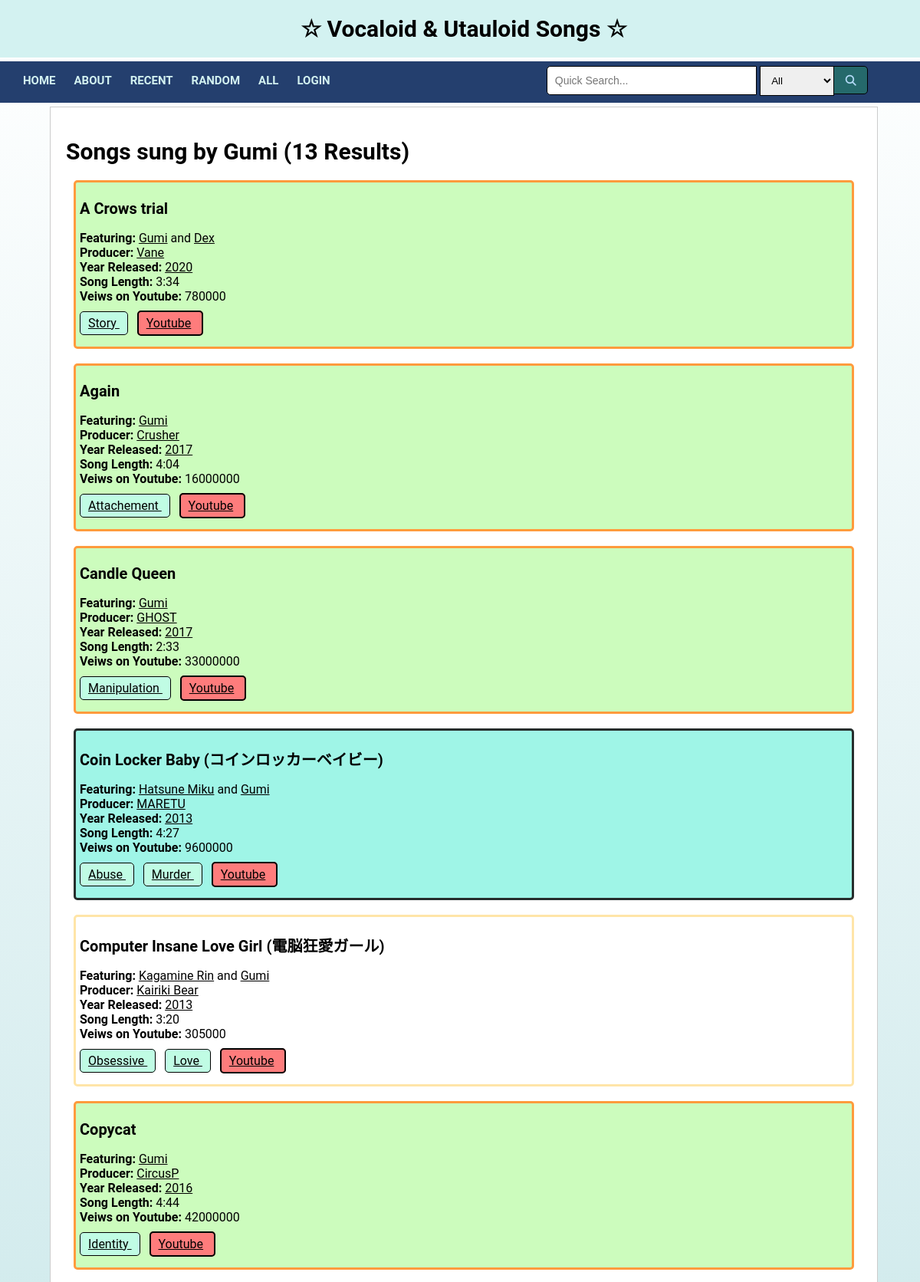
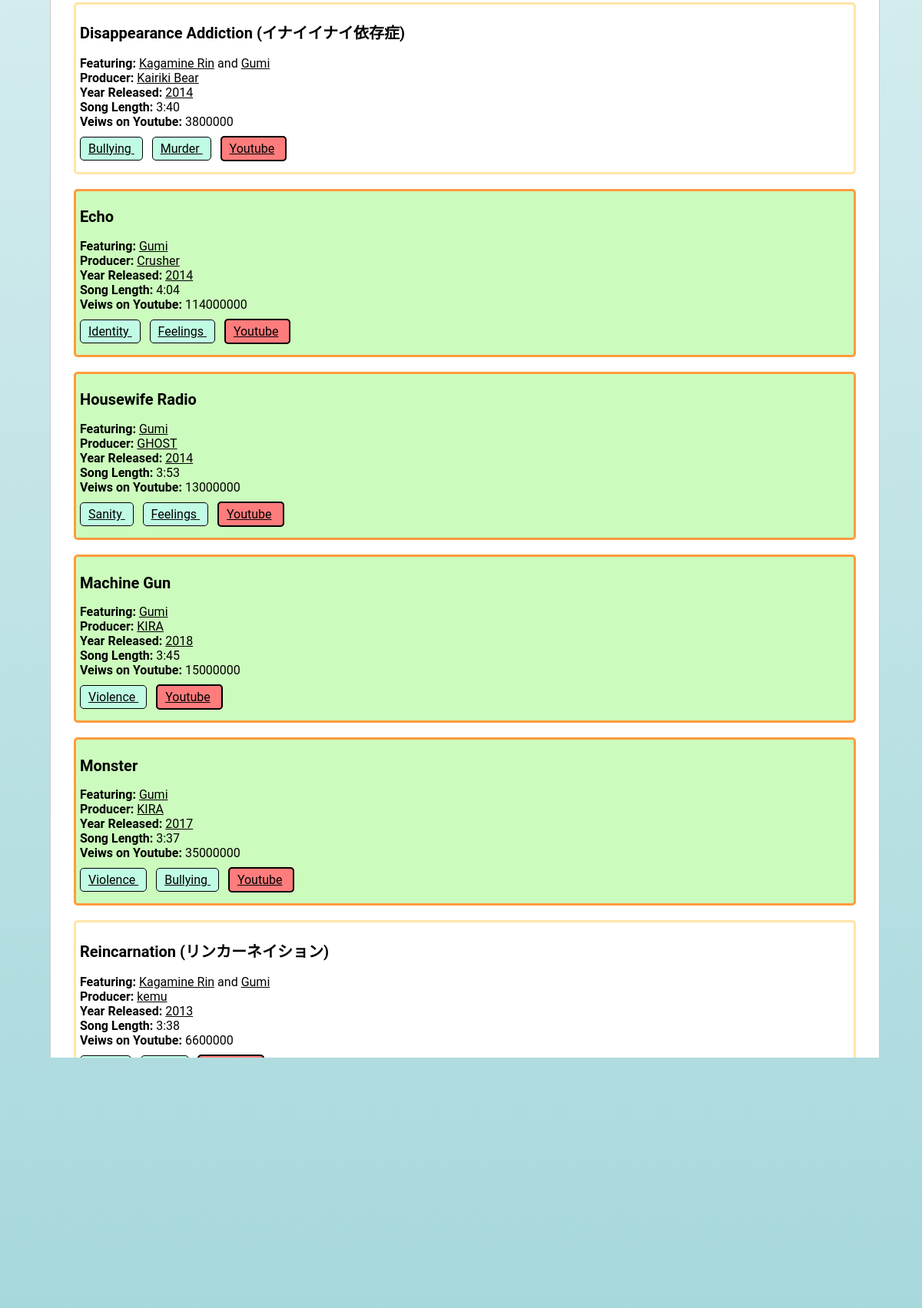
Page /index.php?page=all_results&search=singer&singer=11 (upper part) on the committed database (2 pictures, top to bottom).
### tables this page shows
CREATE TABLE `characters` (
  `ID` int NOT NULL AUTO_INCREMENT,
  `name` text NOT NULL,
  PRIMARY KEY (`ID`)
);

CREATE TABLE `songs` (
  `ID` int NOT NULL AUTO_INCREMENT,
  `song_eng` text NOT NULL,
  `song_jpn` text NOT NULL,
  `vocaloid` tinyint(1) NOT NULL,
  `character_1` int NOT NULL,
  `character_2` int NOT NULL,
  `producer` int NOT NULL,
  `year` int NOT NULL,
  `minutes` int NOT NULL,
  `seconds` int NOT NULL,
  `theme_1` int NOT NULL,
  `theme_2` int NOT NULL,
  `veiws` int NOT NULL,
  `yt_link` text NOT NULL,
  PRIMARY KEY (`ID`)
);

CREATE TABLE `producer` (
  `ID` int NOT NULL AUTO_INCREMENT,
  `name` text NOT NULL,
  PRIMARY KEY (`ID`)
);

CREATE TABLE `theme` (
  `ID` int NOT NULL AUTO_INCREMENT,
  `theme` text NOT NULL,
  PRIMARY KEY (`ID`)
);

### content/all_results.php (called while the page is built, shortened)
<?php
$search_type = clean_input($dbconnect, $_REQUEST['search']);
if ($search_type == "all") {
	$heading = "All Results";
	$sql_conditions = "";
}
else if ($search_type == "recent") {
	$heading = "Recently Added Songs";
	$sql_conditions = "ORDER BY s.ID DESC LIMIT 10";
}
else if ($search_type == "random") {
	$number = $_REQUEST['random'];
	$heading = "Random Songs";
	$sql_conditions = "ORDER BY RAND() LIMIT $number";
}
else if ($search_type == "producer") {
	$producer_id = $_REQUEST['producer'];
	$heading = "";
	$heading_type = "producer";
	$sql_conditions = "WHERE p.ID = $producer_id";
}
else if ($search_type == "singer") {
	$singer_id = $_REQUEST['singer'];
	$sql_conditions = "
	WHERE
	c1.ID LIKE '$singer_id'
	OR c2.ID LIKE '$singer_id'
	";
}
include("results.php");
?>

### functions.php (called while the page is built, shortened)
<?php
function get_data($dbconnect, $more_condition=null) {
	$find_sql = "SELECT
	s.*,
	s.ID AS songID,
	p.*,
	c1.ID AS c1ID,
	c2.ID AS c2ID,
	c1.name AS character1,
	c2.name AS character2,
	t1.theme AS theme1,
	t2.theme AS theme2
	FROM songs s
	JOIN producer p ON p.ID = s.producer
	JOIN characters c1 ON s.character_1 = c1.ID
	JOIN characters c2 ON s.character_2 = c2.ID
	JOIN theme t1 ON s.theme_1 = t1.ID
	JOIN theme t2 ON s.theme_2 = t2.ID
	 ";
	if($more_condition != null) {
		$find_sql .= $more_condition;
	}
	$find_query = mysqli_query($dbconnect, $find_sql);
	$find_count = mysqli_num_rows($find_query);
	return $find_query_count = array($find_query, $find_count);
	}
function get_item_name($dbconnect, $table, $column, $ID)
	{
		$find_sql = "SELECT * FROM $table WHERE $column = $ID";
		$find_query = mysqli_query($dbconnect, $find_sql);
		$find_rs = mysqli_fetch_assoc($find_query);
		return $find_rs;
	}
?>

### content/results.php (the view, shortened to what this page needs)
<?php
$all_results = get_data($dbconnect, $sql_conditions);
$find_query = $all_results[0];
$find_count = $all_results[1];
if($find_count == 1) {
	$result_s = "Result";
}
else {
	$result_s = "Results";
}
if($find_count > 0) {
if($heading != "") {
	$heading = "<h1>$heading ($find_count $result_s)</h1>";
}
elseif ($heading_type=="producer") {
	$producer_rs = get_item_name($dbconnect, 'producer', 'ID', $producer_id);
	$producer_name = $producer_rs['name'];
	$heading = "<h1>$producer_name Songs ($find_count $result_s)</h1>";
}
elseif ($heading_type=="singer") {
	$singer_rs = get_item_name($dbconnect, 'characters', 'ID', $singer_id);
	$singer_name = $singer_rs['name'];
	$heading = "<h1>Songs sung by $singer_name ($find_count $result_s)</h1>";
}
elseif ($heading_type=="year") {
	$heading = "<h1>Songs released in $the_year ($find_count $result_s)</h1>";
}
elseif ($heading_type=="theme") {
	$theme_name = ucwords($theme_name);
	$heading = "<h1>$theme_name Songs ($find_count $result_s)</h1>";
}
elseif ($heading_type=="delete_song") {
	$heading = "
	<h1>Delete Song - Are you sure?</h1>
	<p>Do you really want to delete the song entry in the box below?</p>";
}
elseif ($heading_type=="edit_success") {
	$heading = "
	<h1>Edit Song Entry Success</h1>
	<p>you have successfully edited this entry. The entry is now...</p>";
}
elseif ($heading_type=="song_success") {
	$heading = "
	<h1>Insert Song Success</h1>
	<p>You have successfully inserted the following song....</p>";
}
elseif ($heading_type=="none") {
	$heading = "<h1>Sorry there was no result for </h1>";
}
echo $heading;
while($find_rs = mysqli_fetch_assoc($find_query)) {
    $song = $find_rs['song_eng'];
	$japanese = $find_rs['song_jpn'];
    $producer = $find_rs['name'];
	$producer_id = $find_rs['producer'];
	$producer_find = $producer_id;
	$year = $find_rs['year'];
	$veiws = $find_rs['veiws'];
	$singer = $find_rs['character1'];
	$singer_ID = $find_rs['c1ID'];
	$singer_find = $singer_ID;
	$backup = $find_rs['character2'];
	$backup_ID = $find_rs['c2ID'];
	$backup_find = $backup_ID;
    $theme1 = $find_rs['theme1'];
    $theme2 = $find_rs['theme2'];
	$minutes = $find_rs['minutes'];
	$original_seconds = $find_rs['seconds'];
	if(strlen($original_seconds)==1){
	$seconds = sprintf('%02d', $original_seconds);}
	else{
	$seconds = $original_seconds;}
    $all_themes = array($theme1, $theme2);
	$yt_link = $find_rs['yt_link'];
	$singer_exploded = explode(' ', $singer);
	$last_name = array_pop($singer_exploded);
	$lower_last_name = strtolower($last_name);
	$singer_list = ["neru", "avanna", "case", "diva", "gackpo", "daina", "dex", "flower", "fukase", "gumi",
					"miku", "koto", "ia", "yuki", "len", "rin", "kaito", "teto", "lily", "mayu", "luka", "meiko",
					"oliver", "una", "seeu", "rion", "piko", "yuma"];
	if (in_array($lower_last_name, $singer_list)) {
		$results = $lower_last_name;
	}
	else {
		$results = "undefined";
	}
    ?>
 <div class="results <?php echo $results;?>">
		<h2><?php
			if ($japanese == "") {
				echo $song;
			}
			else {
				echo "$song ($japanese)";
			}
		?></h2>
		<?php
		if ($backup == "") {
			?>
			<span style="font-weight: bold;">Featuring: </span>
			<span><a class="fast_click" href="index.php?page=all_results&search=singer&singer=<?php echo $singer_find?>">
			<?php echo $singer; ?></a></span> <?php
		}
		 else {
			?>
			<span style="font-weight: bold;">Featuring: </span>
			<span><a class="fast_click" href="index.php?page=all_results&search=singer&singer=<?php echo $singer_find?>">
			<?php echo $singer; ?></a></span> and
	 		<span><a class="fast_click" href="index.php?page=all_results&search=singer&singer=<?php echo $backup_find?>">
			<?php echo $backup; ?></a></span><?php
		}
		?> <br>
        	<?php echo "<span style='font-weight: bold;'>Producer:</span>
			<span><a class='fast_click' href='index.php?page=all_results&search=producer&producer=$producer_find'>
			 $producer</a></span>"; ?><br>
		<span style='font-weight: bold;'>Year Released:</span>
	 	<span><a class="fast_click" href="index.php?page=all_results&search=year&year=<?php echo $year ?>"><?php echo $year; ?> </a></span><br>
		<?php echo "<span style='font-weight: bold;'>Song Length:</span> $minutes:$seconds";?><br>
		<?php echo "<span style='font-weight: bold;'>Veiws on Youtube:</span> $veiws";?><br>
        <p>
		<?php
        foreach($all_themes as $theme) {
            if ($theme != "n/a") {
				$theme = ucwords($theme);
                ?>
			<span class="tag">
				<a class="fast_click" href="index.php?page=all_results&search=theme&theme_name=<?php echo $theme; ?>">
					<?php echo $theme; ?>
				</a>
			</span>
			<?php
            }
        }
		?>
		<span class="youtube">
			<a class="fast_click" target="_blank" href=<?php echo $yt_link?>>Youtube</a>
		</span>
		</p>
</div>
<br/>
<?php
}
}
else {
	$heading = "<h1>Sorry, but there was no result for: $search_term</h1>";
	echo $heading;
}
?>

### theme/l3_data_style.css (style rules this page uses)
body { margin: auto; overflow-x:hidden; color: #000; font-family: "Roboto", sans-serif; background-image: linear-gradient(#ffffff, #A2D6DA); background-size: auto; background-attachment: fixed; }
a:nth-child(1) { padding: 0 10px 0 30px; }
a.fast_click { padding: 0; }
a.fast_click:link { color: inherit; }
h1 { font-family: "Roboto", sans-serif; font-weight: bold; font-size: 30px; }
h2 { font-family: "Roboto", sans-serif; font-weight: bold; font-size: 20px; }
p { font-family: "Roboto", sans-serif; }
.results { border-radius: 5px; padding: 5px; margin-left: 10px; margin-right: 10px; }
.gumi { background-color: #ccfcbd; border: 3px solid #ff9b3d; }
.miku { background-color: #9ff5e7; border: 3px solid #262e2d; }
.rin { background-color: #fff; border: 3px solid #ffe5a8; }
.tag { background-color: #c0fce4; padding: 5px; padding-left: 10px; padding-right: 10px; color: #000; border: solid 1px #000; border-radius: 5px; }
.youtube { background-color: #FE7C7C; padding: 5px; padding-left: 10px; padding-right: 10px; color: #000; border: solid 2px #000; border-radius: 5px; }
* { box-sizing: border-box }

### rows in the picture
characters: name "Gumi"
songs: song_eng "A Crows trial", characters.name "Gumi", characters.name "Dex", producer.name "Vane", year "2020", minutes "3", seconds "34", veiws "780000", theme.theme "Story"
songs: song_eng "Again", characters.name "Gumi", producer.name "Crusher", year "2017", minutes "4", seconds "04", veiws "16000000", theme.theme "Attachement"
songs: song_eng "Candle Queen", characters.name "Gumi", producer.name "GHOST", year "2017", minutes "2", seconds "33", veiws "33000000", theme.theme "Manipulation"
songs: song_eng "Coin Locker Baby", song_jpn "コインロッカーベイビー", characters.name "Hatsune Miku", characters.name "Gumi", producer.name "MARETU", year "2013", minutes "4", seconds "27", veiws "9600000", theme.theme "Abuse", theme.theme "Murder"
songs: song_eng "Computer Insane Love Girl", song_jpn "電脳狂愛ガール", characters.name "Kagamine Rin", characters.name "Gumi", producer.name "Kairiki Bear", year "2013", minutes "3", seconds "20", veiws "305000", theme.theme "Obsessive", theme.theme "Love"
songs: song_eng "Copycat", characters.name "Gumi", producer.name "CircusP", year "2016", minutes "4", seconds "44", veiws "42000000", theme.theme "Identity"
songs: song_eng "Disappearance Addiction", song_jpn "イナイイナイ依存症", characters.name "Kagamine Rin", characters.name "Gumi", producer.name "Kairiki Bear", year "2014", minutes "3", seconds "40", veiws "3800000", theme.theme "Bullying", theme.theme "Murder"
songs: song_eng "Echo", characters.name "Gumi", producer.name "Crusher", year "2014", minutes "4", seconds "04", veiws "114000000", theme.theme "Identity", theme.theme "Feelings"
songs: song_eng "Housewife Radio", characters.name "Gumi", producer.name "GHOST", year "2014", minutes "3", seconds "53", veiws "13000000", theme.theme "Sanity", theme.theme "Feelings"
songs: song_eng "Machine Gun", characters.name "Gumi", producer.name "KIRA", year "2018", minutes "3", seconds "45", veiws "15000000", theme.theme "Violence"
songs: song_eng "Monster", characters.name "Gumi", producer.name "KIRA", year "2017", minutes "3", seconds "37", veiws "35000000", theme.theme "Violence", theme.theme "Bullying"
songs: song_eng "Reincarnation", song_jpn "リンカーネイション", characters.name "Kagamine Rin", characters.name "Gumi", producer.name "kemu", year "2013", minutes "3", seconds "38", veiws "6600000"

### other values in the picture
$find_count "13"
$result_s "Results"
